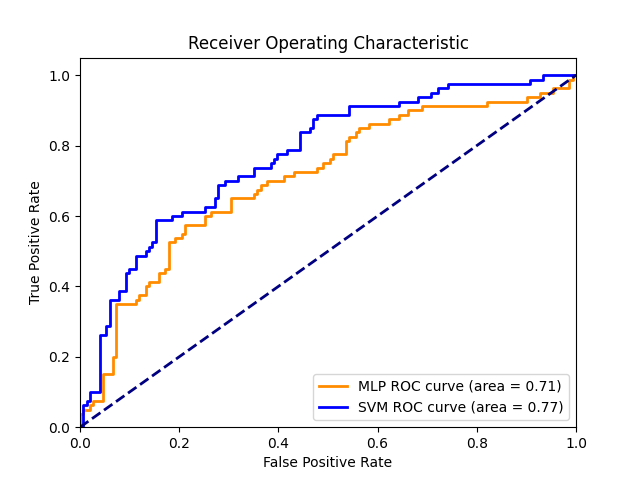

Here is the Python script that generated this plot:
import pandas as pd
from sklearn.model_selection import train_test_split
from sklearn.neural_network import MLPClassifier
from sklearn.svm import SVC
from sklearn.metrics import classification_report, confusion_matrix, roc_curve, auc
import matplotlib.pyplot as plt

veri_seti = pd.read_csv('veri_seti.csv')

# Girdi (X) ve Çıktı (y) değişkenlerini ayırma
X = veri_seti[['kac_hamile', 'glukoz_test', 'kan_basinci', 'deri_kalinlik', 'insulin_seviye', 'vucut_kitle', 'aile_diyabet', 'h_yaş']]
y = veri_seti['sinif_degiskeni']

X_train, X_test, y_train, y_test = train_test_split(X, y, test_size=0.3, random_state=42)

print("Eğitim seti boyutu:", X_train.shape)
print("Test seti boyutu:", X_test.shape)

mlp = MLPClassifier(random_state=42)
mlp.fit(X_train, y_train)

y_pred_mlp = mlp.predict(X_test)
y_prob_mlp = mlp.predict_proba(X_test)[:, 1]

print("MLP Sınıflandırma Raporu:\n", classification_report(y_test, y_pred_mlp))
print("MLP Konfüzyon Matrisi:\n", confusion_matrix(y_test, y_pred_mlp))

fpr_mlp, tpr_mlp, _ = roc_curve(y_test, y_prob_mlp)
roc_auc_mlp = auc(fpr_mlp, tpr_mlp)

svm = SVC(probability=True, random_state=42)
svm.fit(X_train, y_train)

y_pred_svm = svm.predict(X_test)
y_prob_svm = svm.predict_proba(X_test)[:, 1]

print("SVM Sınıflandırma Raporu:\n", classification_report(y_test, y_pred_svm))
print("SVM Konfüzyon Matrisi:\n", confusion_matrix(y_test, y_pred_svm))

fpr_svm, tpr_svm, _ = roc_curve(y_test, y_prob_svm)
roc_auc_svm = auc(fpr_svm, tpr_svm)

plt.figure()
plt.plot(fpr_mlp, tpr_mlp, color='darkorange', lw=2, label='MLP ROC curve (area = %0.2f)' % roc_auc_mlp)
plt.plot(fpr_svm, tpr_svm, color='blue', lw=2, label='SVM ROC curve (area = %0.2f)' % roc_auc_svm)
plt.plot([0, 1], [0, 1], color='navy', lw=2, linestyle='--')
plt.xlim([0.0, 1.0])
plt.ylim([0.0, 1.05])
plt.xlabel('False Positive Rate')
plt.ylabel('True Positive Rate')
plt.title('Receiver Operating Characteristic')
plt.legend(loc="lower right")
plt.show()
